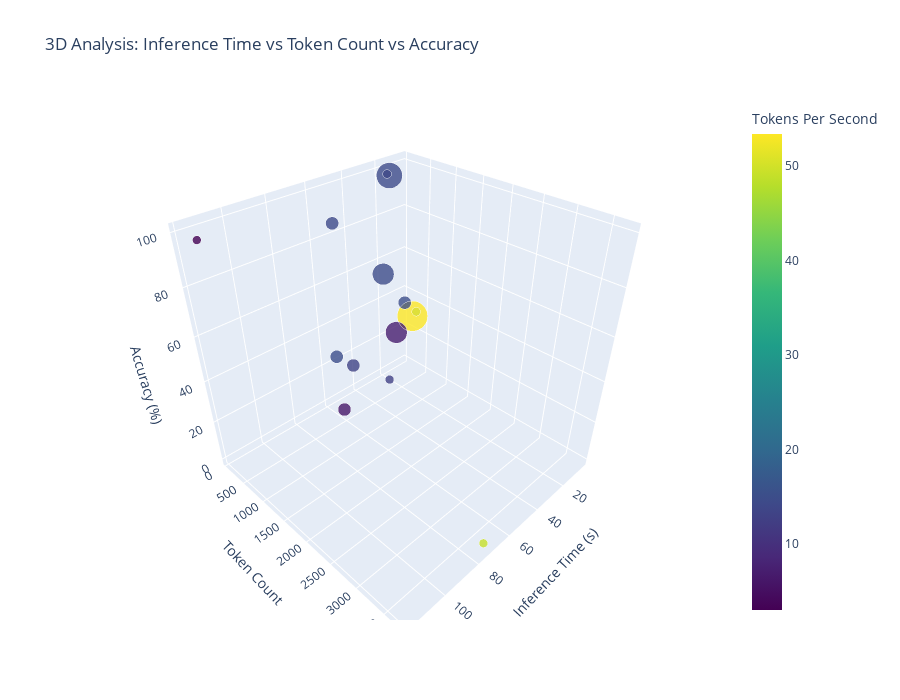

Write notebook code for a chart like this one.
### Code cell
# 8. Advanced Analysis and Visualizations

# 8.1 Fix the Seaborn warnings by updating the boxplot with explicit hue parameter
plt.figure(figsize=(12, 6))
# Create a copy of the dataframe with model as both x and hue
plot_df = embed_results_df.copy()
sns.boxplot(data=plot_df, x="model", y="avg_embedding_similarity", hue="model", palette="Set3", legend=False)
plt.title("Output Consistency (Embedding Similarity) by Model", fontsize=16)
plt.xlabel("Model", fontsize=14)
plt.ylabel("Average Embedding Similarity", fontsize=14)
plt.xticks(rotation=45)
plt.tight_layout()
plt.show()

# 8.2 Fix the violin plot warning
plt.figure(figsize=(14, 8))
# Create a copy with model as both x and hue
plot_df = df.copy()
sns.violinplot(data=plot_df, x="model_name", y="average_inference_time", hue="model_name", palette="Set3", legend=False)
plt.title("Distribution of Inference Times by Model", fontsize=16)
plt.xlabel("Model", fontsize=14)
plt.ylabel("Inference Time (seconds)", fontsize=14)
plt.xticks(rotation=45)
plt.grid(True, alpha=0.3)
plt.tight_layout()
plt.show()

# 8.3 Prompt Type Effectiveness by Model Size
# Extract model size from model name (assuming format like "model:size")
df['model_size'] = df['model_name'].str.extract(r':(\d+\.?\d*[b])')

# Group by model size and prompt type
size_prompt_grouped = df.groupby(['model_size', 'prompt_type']).agg(
    count=('prompt_id', 'count'),
    avg_accuracy=('isCorrect', 'mean'),
    avg_inference_time=('average_inference_time', 'mean')
).reset_index()

# Convert to percentage
size_prompt_grouped['avg_accuracy'] = size_prompt_grouped['avg_accuracy'] * 100

plt.figure(figsize=(12, 7))
sns.barplot(data=size_prompt_grouped, x='model_size', y='avg_accuracy', hue='prompt_type', palette='viridis')
plt.title('Prompt Type Effectiveness by Model Size', fontsize=16)
plt.xlabel('Model Size', fontsize=14)
plt.ylabel('Average Accuracy (%)', fontsize=14)
plt.grid(True, alpha=0.3)
plt.legend(title='Prompt Type')
plt.tight_layout()
plt.show()

# 8.4 Accuracy vs Token Count Analysis
plt.figure(figsize=(12, 7))
sns.scatterplot(data=summary_df, x='avg_token_count', y='accuracy_rate', 
                hue='model_name', size='sample_count', sizes=(50, 200),
                alpha=0.7, palette='viridis')
plt.title('Token Count vs Accuracy by Model', fontsize=16)
plt.xlabel('Average Token Count', fontsize=14)
plt.ylabel('Accuracy Rate (%)', fontsize=14)
plt.grid(True, alpha=0.3)
plt.legend(bbox_to_anchor=(1.05, 1), loc='upper left')
plt.tight_layout()
plt.show()

# 8.5 Tokens Per Second Analysis
plt.figure(figsize=(12, 7))
sns.barplot(data=summary_df, x='model_name', y='avg_tps', palette='viridis')
plt.title('Average Tokens Per Second by Model', fontsize=16)
plt.xlabel('Model', fontsize=14)
plt.ylabel('Tokens Per Second', fontsize=14)
plt.xticks(rotation=45)
plt.grid(True, alpha=0.3)
plt.tight_layout()
plt.show()

# 8.6 Correlation Heatmap of All Numeric Metrics
# Select only numeric columns for correlation
numeric_cols = summary_df.select_dtypes(include=['float64', 'int64']).columns
corr_matrix = summary_df[numeric_cols].corr()

plt.figure(figsize=(10, 8))
sns.heatmap(corr_matrix, annot=True, cmap='coolwarm', vmin=-1, vmax=1, linewidths=.5)
plt.title('Correlation Between Performance Metrics', fontsize=16)
plt.tight_layout()
plt.show()

# 8.7 Interactive 3D Scatter Plot with Plotly
import plotly.graph_objects as go

fig = go.Figure(data=[go.Scatter3d(
    x=summary_df['avg_inference_time'],
    y=summary_df['avg_token_count'],
    z=summary_df['accuracy_rate'],
    mode='markers',
    marker=dict(
        size=summary_df['sample_count']*3,
        color=summary_df['avg_tps'],
        colorscale='Viridis',
        opacity=0.8,
        colorbar=dict(title="Tokens Per Second")
    ),
    text=summary_df['model_name'] + '<br>Question: ' + summary_df['base_question'],
    hoverinfo='text'
)])

fig.update_layout(
    title='3D Analysis: Inference Time vs Token Count vs Accuracy',
    scene=dict(
        xaxis_title='Inference Time (s)',
        yaxis_title='Token Count',
        zaxis_title='Accuracy (%)'
    ),
    width=900,
    height=700
)

fig.show()

### Figure 1 — Plotly figure (JSON) as saved in the notebook; plotly's stock layout.template omitted (floating-point values rounded to 4 significant figures)
{"data": [{"hoverinfo": "text", "marker": {"color": [38.01, 13.14, 12.22, 12.89, 6.328, 3.027, 49.1, 14.91, 14.46, 53.38, 14.68, 14.59, 15.19, 7.146], "colorbar": {"title": {"text": "Tokens Per Second"}}, "colorscale": [[0, "#440154"], [0.1111, "#482878"], [0.2222, "#3e4989"], [0.3333, "#31688e"], [0.4444, "#26828e"], [0.5556, "#1f9e89"], [0.6667, "#35b779"], [0.7778, "#6ece58"], [0.8889, "#b5de2b"], [1, "#fde725"]], "opacity": 0.8, "size": [6, 9, 6, 6, 9, 6, 6, 9, 9, 21, 15, 18, 9, 15]}, "mode": "markers", "text": ["deepseek-r1:1.5b<br>Question: Factorization", "deepseek-r1:7b<br>Question: Factorization", "deepseek-r1:8b<br>Question: Factorization", "qwen2.5:1.5b<br>Question: Factorization", "qwen2.5:3b<br>Question: Factorization", "qwen2.5:7b<br>Question: Factorization", "deepseek-r1:1.5b<br>Question: Snakes", "deepseek-r1:7b<br>Question: Snakes", "deepseek-r1:8b<br>Question: Snakes", "deepseek-r1:1.5b<br>Question: Strawberry", "deepseek-r1:7b<br>Question: Strawberry", "deepseek-r1:8b<br>Question: Strawberry", "qwen2.5:1.5b<br>Question: Strawberry", "qwen2.5:3b<br>Question: Strawberry"], "type": "scatter3d", "x": [29.81, 62.26, 21.72, 23.42, 57.7, 118.3, 72.98, 79.82, 74.56, 4.987, 29.59, 22.39, 4.418, 11.89], "y": [1128.0, 843.4, 265.7, 302.3, 365.9, 358.0, 3728.0, 1192.0, 1082.0, 267.9, 406.5, 329.3, 67.67, 96.42], "z": [50, 33.33, 100, 0, 0, 100, 0, 50, 100, 28.57, 60, 100, 33.33, 20]}], "layout": {"height": 700, "scene": {"xaxis": {"title": {"text": "Inference Time (s)"}}, "yaxis": {"title": {"text": "Token Count"}}, "zaxis": {"title": {"text": "Accuracy (%)"}}}, "title": {"text": "3D Analysis: Inference Time vs Token Count vs Accuracy"}, "width": 900}}
